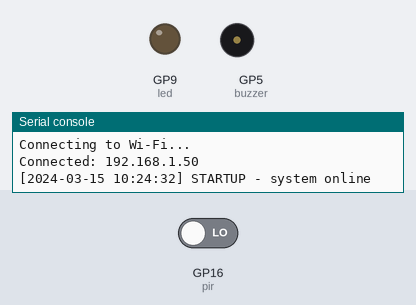
Bench run of a program on a simulated Raspberry Pi Pico running MicroPython. Shown: output pins drawn as LEDs (lit = HIGH), buzzer (waves = sounding, pin HIGH), the last lines printed to the serial console. Dashed ring = blinking. The inputs (shaded band) are chosen by the test bench; at power-on: GP16 (pir) LOW. WiFi joins after 1.5 s; the clock reads 2024-03-15 10:24:30 at power-on unless the program sets it; files the program writes start out absent; requests to the public web service named in the program get a made-up reply in its usual format after 0.4 s (London, UTC, broken clouds, 64 % humidity, 1013 hPa unless stated); values from a settings file that is not in the repository are placeholders.

Above: at 4.0 s.
4.1 s: GP16 (pir) driven HIGH
At 5.25 s:
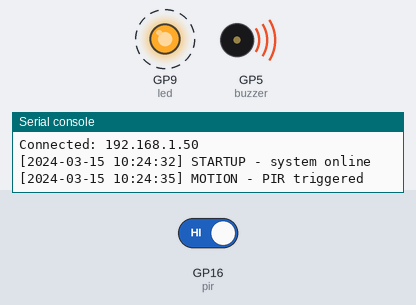
Timing chart, 0 to 8.6 s (numbered marks = the images above; inputs shaded):
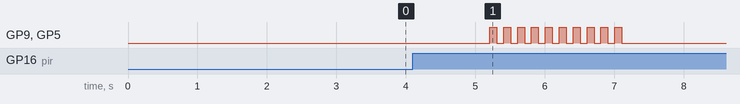

The program:

main.py
```python
# IoT PicoGuard - Smart Intruder Alarm
# Raspberry Pi Pico W + HC-SR501 PIR + active buzzer + LED + Telegram Bot API
#
# Wiring:  PIR OUT -> GPIO 16 | Buzzer + -> GPIO 5 | LED (330 ohm) -> GPIO 9
# Setup:   copy secrets.example.py to secrets.py and fill in your values.

import network
import urequests
import os
from machine import Pin
from time import sleep, ticks_ms, ticks_diff
from secrets import SSID, PASSWORD, BOT_TOKEN, CHAT_ID

# ---------------- Settings ----------------
DEBOUNCE_MS = 300          # PIR must stay HIGH this long to count as motion
COOLDOWN_MS = 30000        # minimum gap between two alerts
POLL_MS = 2000             # how often to check Telegram for commands
LOG_FILE = 'log.txt'
BASE_URL = 'https://api.telegram.org/bot' + BOT_TOKEN

# ---------------- Hardware ----------------
pir = Pin(16, Pin.IN, Pin.PULL_DOWN)
buzzer = Pin(5, Pin.OUT)
led = Pin(9, Pin.OUT)
wlan = network.WLAN(network.STA_IF)

# ---------------- State ----------------
system_armed = True
last_update_id = 0
motion_start = 0
last_alert = -COOLDOWN_MS
last_poll = 0


# ---------------- Wi-Fi ----------------
def connect_wifi():
    wlan.active(True)
    if wlan.isconnected():
        return True
    print('Connecting to Wi-Fi...')
    wlan.connect(SSID, PASSWORD)
    for _ in range(20):
        if wlan.isconnected():
            print('Connected:', wlan.ifconfig()[0])
            return True
        sleep(1)
    print('Wi-Fi connection failed, will retry')
    return False


# ---------------- Logging ----------------
def get_timestamp():
    try:
        r = urequests.get(
            'https://timeapi.io/api/Time/current/zone?timeZone=Europe/London',
            timeout=5)
        t = r.json()
        r.close()
        return t['dateTime'][:19].replace('T', ' ')
    except Exception:
        return 'time unavailable'


def init_log():
    try:
        os.stat(LOG_FILE)
    except OSError:
        with open(LOG_FILE, 'w') as f:
            f.write('=== Intruder Detection Log ===\n')


def log_event(event_type, detail=''):
    entry = '[{}] {} - {}'.format(get_timestamp(), event_type, detail)
    print(entry)
    with open(LOG_FILE, 'a') as f:
        f.write(entry + '\n')


def read_log():
    with open(LOG_FILE) as f:
        text = f.read()
    # Telegram messages are limited to 4096 characters - send the newest part
    return text[-4000:]


# ---------------- Telegram ----------------
def send_message(text):
    if not connect_wifi():
        return
    try:
        payload = {'chat_id': CHAT_ID, 'text': text}
        r = urequests.post(BASE_URL + '/sendMessage', json=payload)
        r.close()
    except Exception as e:
        print('Send failed:', e)


def get_updates(offset):
    try:
        url = BASE_URL + '/getUpdates?timeout=1&offset=' + str(offset)
        r = urequests.get(url, timeout=5)
        data = r.json()
        r.close()
        return data.get('result', [])
    except Exception as e:
        print('Update check failed:', e)
        return []


def handle_commands():
    global last_update_id, system_armed
    for update in get_updates(last_update_id + 1):
        last_update_id = update['update_id']
        msg = update.get('message', {})

        # Security: ignore anyone who is not the owner
        if str(msg.get('chat', {}).get('id')) != str(CHAT_ID):
            log_event('BLOCKED', 'command from unknown chat')
            continue

        text = msg.get('text', '').strip().lower()
        if text == '/arm':
            system_armed = True
            log_event('ARMED', 'via Telegram')
            send_message('🔒 System ARMED')
        elif text == '/disarm':
            system_armed = False
            alarm_off()
            log_event('DISARMED', 'via Telegram')
            send_message('🔓 System DISARMED')
        elif text == '/status':
            state = 'ARMED 🔒' if system_armed else 'DISARMED 🔓'
            send_message('Status: ' + state)
        elif text == '/logs':
            send_message(read_log())
        else:
            send_message('Commands: /arm /disarm /status /logs')


# ---------------- Alarm ----------------
def alarm_off():
    buzzer.off()
    led.off()


def sound_alarm(cycles=10):
    # Fast siren pattern on the buzzer and LED
    for _ in range(cycles):
        buzzer.on()
        led.on()
        sleep(0.1)
        buzzer.off()
        led.off()
        sleep(0.1)


def check_motion():
    """Return True once motion has been HIGH for at least DEBOUNCE_MS."""
    global motion_start
    if pir.value() == 1:
        if motion_start == 0:
            motion_start = ticks_ms()
        elif ticks_diff(ticks_ms(), motion_start) > DEBOUNCE_MS:
            motion_start = 0
            return True
    else:
        motion_start = 0
    return False


# ---------------- Main loop ----------------
def main():
    global last_alert, last_poll
    init_log()
    connect_wifi()
    log_event('STARTUP', 'system online')
    send_message('✅ PicoGuard online. Send /status, /arm, /disarm or /logs')

    while True:
        # Self-healing Wi-Fi
        if not wlan.isconnected():
            connect_wifi()

        # Motion detection with cooldown
        if system_armed and check_motion():
            now = ticks_ms()
            if ticks_diff(now, last_alert) > COOLDOWN_MS:
                last_alert = now
                send_message('⚠️ Motion detected! Intruder alert.')
                log_event('MOTION', 'PIR triggered')
                sound_alarm()

        # Check Telegram for commands every POLL_MS
        if ticks_diff(ticks_ms(), last_poll) > POLL_MS:
            last_poll = ticks_ms()
            if wlan.isconnected():
                handle_commands()

        sleep(0.05)


try:
    main()
except KeyboardInterrupt:
    alarm_off()
    print('Stopped')
```

Measured:
- after the input at 4.1 s, GP9 (led), GP5 (buzzer): alternates HIGH for 0.10 s and LOW for 0.10 s, 20 changes in all, then stays LOW, starting after 1.1 s
